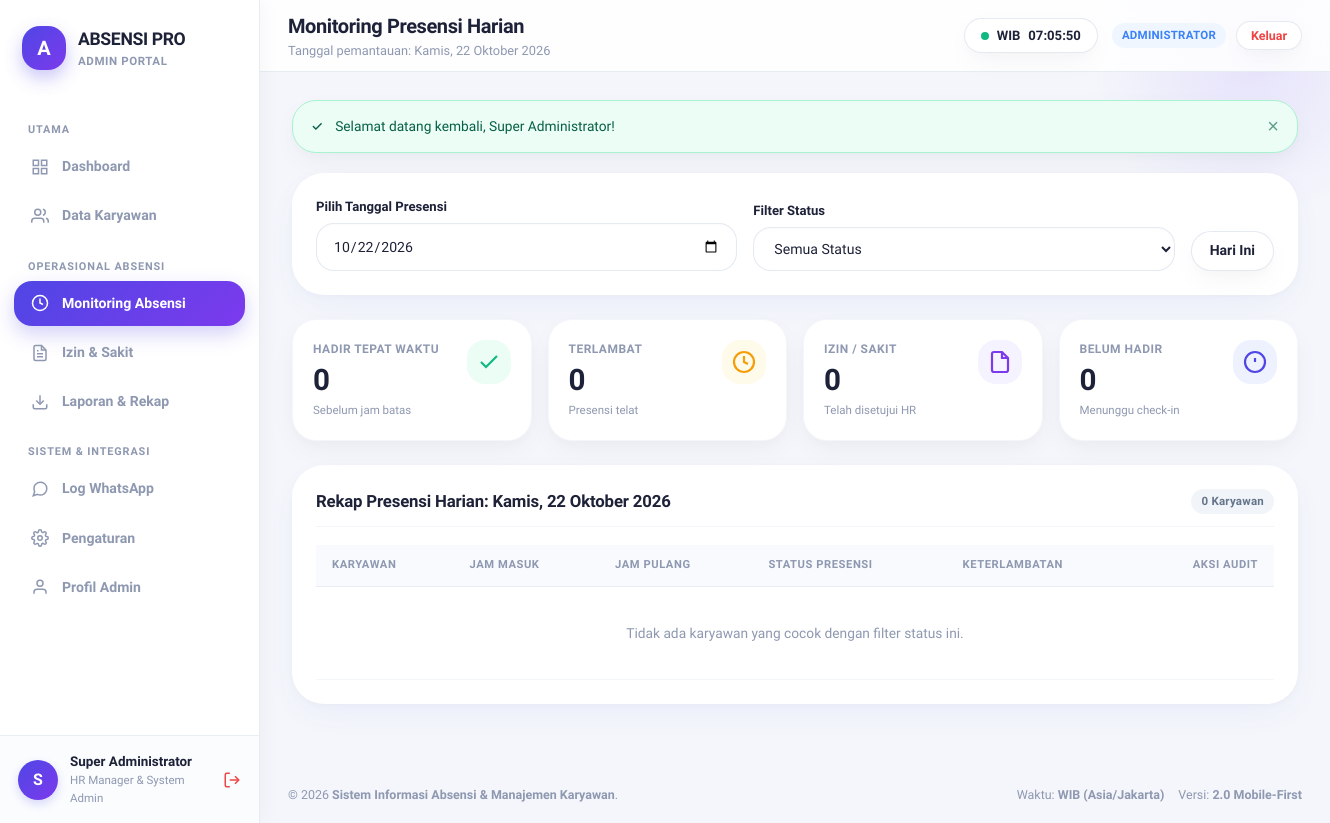
/admin_attendance.php (signed in), run on the app's committed database.
### tables this page shows
CREATE TABLE IF NOT EXISTS `users` (
    `id` INT UNSIGNED AUTO_INCREMENT PRIMARY KEY,
    `nik` VARCHAR(30) NOT NULL,
    `nama_lengkap` VARCHAR(100) NOT NULL,
    `jabatan` VARCHAR(50) NOT NULL,
    `no_wa` VARCHAR(20) NOT NULL,
    `email` VARCHAR(100) NOT NULL,
    `password_hash` VARCHAR(255) NOT NULL,
    `role` ENUM('admin', 'karyawan') NOT NULL DEFAULT 'karyawan',
    `account_status` ENUM('menunggu', 'disetujui', 'ditolak') NOT NULL DEFAULT 'menunggu',
    `rejection_reason` TEXT DEFAULT NULL,
    `approved_by` INT UNSIGNED DEFAULT NULL,
    `approved_at` DATETIME DEFAULT NULL,
    `is_active` TINYINT(1) NOT NULL DEFAULT 1,
    `created_at` DATETIME NOT NULL DEFAULT CURRENT_TIMESTAMP,
    `updated_at` DATETIME NOT NULL DEFAULT CURRENT_TIMESTAMP ON UPDATE CURRENT_TIMESTAMP,
    UNIQUE KEY `uk_users_nik` (`nik`),
    UNIQUE KEY `uk_users_email` (`email`),
    INDEX `idx_users_role_status` (`role`, `account_status`, `is_active`)
);

### helpers/auth_helper.php (called while the page is built, shortened)
<?php
require_once __DIR__ . '/sanitize_helper.php';
function is_logged_in(): bool {
    return isset($_SESSION['user_id']) && !empty($_SESSION['user_id']);
}
function current_user(): ?array {
    static $currentUser = null;
    if ($currentUser === null) {
        $db = get_db_connection();
        $stmt = $db->prepare("SELECT id, nik, nama_lengkap, jabatan, no_wa, email, role, account_status, is_active FROM users WHERE id = ?");
        $stmt->execute([$_SESSION['user_id']]);
        $user = $stmt->fetch();
        $currentUser = $user;
    }
    return $currentUser;
}
function require_login(): void {
    $user = current_user();
}
function require_admin(): void {
    require_login();
}

### views/layouts/sidebar_admin.php (the view, shortened to what this page needs)
<?php
$currentScript = basename($_SERVER['PHP_SELF']);
$user = current_user();
?>
<aside class="sidebar">
    <div class="sidebar-brand">
        <div class="sidebar-logo-icon">A</div>
        <div>
            <div class="sidebar-brand-title">ABSENSI PRO</div>
            <div class="sidebar-brand-subtitle">Admin Portal</div>
        </div>
    </div>
    <ul class="sidebar-menu">
        <li class="menu-category">Utama</li>
        <li class="menu-item">
            <a href="<?= BASE_URL ?>/admin_dashboard.php" class="menu-link <?= $currentScript === 'admin_dashboard.php' ? 'active' : '' ?>">
                <span class="menu-icon">
                    <svg width="18" height="18" viewBox="0 0 24 24" fill="none" stroke="currentColor" stroke-width="2"><rect x="3" y="3" width="7" height="7"></rect><rect x="14" y="3" width="7" height="7"></rect><rect x="14" y="14" width="7" height="7"></rect><rect x="3" y="14" width="7" height="7"></rect></svg>
                </span>
                <span>Dashboard</span>
            </a>
        </li>
        <li class="menu-item">
            <a href="<?= BASE_URL ?>/admin_employees.php" class="menu-link <?= in_array($currentScript, ['admin_employees.php', 'admin_employee_detail.php']) ? 'active' : '' ?>">
                <span class="menu-icon">
                    <svg width="18" height="18" viewBox="0 0 24 24" fill="none" stroke="currentColor" stroke-width="2"><path d="M17 21v-2a4 4 0 0 0-4-4H5a4 4 0 0 0-4 4v2"></path><circle cx="9" cy="7" r="4"></circle><path d="M23 21v-2a4 4 0 0 0-3-3.87"></path><path d="M16 3.13a4 4 0 0 1 0 7.75"></path></svg>
                </span>
                <span>Data Karyawan</span>
            </a>
        </li>
        <li class="menu-category">Operasional Absensi</li>
        <li class="menu-item">
            <a href="<?= BASE_URL ?>/admin_attendance.php" class="menu-link <?= $currentScript === 'admin_attendance.php' ? 'active' : '' ?>">
                <span class="menu-icon">
                    <svg width="18" height="18" viewBox="0 0 24 24" fill="none" stroke="currentColor" stroke-width="2"><circle cx="12" cy="12" r="10"></circle><polyline points="12 6 12 12 16 14"></polyline></svg>
                </span>
                <span>Monitoring Absensi</span>
            </a>
        </li>
        <li class="menu-item">
            <a href="<?= BASE_URL ?>/admin_leaves.php" class="menu-link <?= $currentScript === 'admin_leaves.php' ? 'active' : '' ?>">
                <span class="menu-icon">
                </span>
                <span>Izin & Sakit</span>
            </a>
        </li>
        <li class="menu-item">
            <a href="<?= BASE_URL ?>/admin_reports.php" class="menu-link <?= $currentScript === 'admin_reports.php' ? 'active' : '' ?>">
                <span class="menu-icon">
                    <svg width="18" height="18" viewBox="0 0 24 24" fill="none" stroke="currentColor" stroke-width="2"><path d="M21 15v4a2 2 0 0 1-2 2H5a2 2 0 0 1-2-2v-4"></path><polyline points="7 10 12 15 17 10"></polyline><line x1="12" y1="15" x2="12" y2="3"></line></svg>
                </span>
                <span>Laporan & Rekap</span>
            </a>
        </li>
        <li class="menu-category">Sistem & Integrasi</li>
        <li class="menu-item">
            <a href="<?= BASE_URL ?>/admin_fonnte_logs.php" class="menu-link <?= $currentScript === 'admin_fonnte_logs.php' ? 'active' : '' ?>">
                <span class="menu-icon">
                    <svg width="18" height="18" viewBox="0 0 24 24" fill="none" stroke="currentColor" stroke-width="2"><path d="M21 11.5a8.38 8.38 0 0 1-.9 3.8 8.5 8.5 0 0 1-7.6 4.7 8.38 8.38 0 0 1-3.8-.9L3 21l1.9-5.7a8.38 8.38 0 0 1-.9-3.8 8.5 8.5 0 0 1 4.7-7.6 8.38 8.38 0 0 1 3.8-.9h.5a8.48 8.48 0 0 1 8 8v.5z"></path></svg>
                </span>
                <span>Log WhatsApp</span>
            </a>
        </li>
        <li class="menu-item">
            <a href="<?= BASE_URL ?>/admin_settings.php" class="menu-link <?= $currentScript === 'admin_settings.php' ? 'active' : '' ?>">
                <span class="menu-icon">
                </span>
                <span>Pengaturan</span>
            </a>
        </li>
        <li class="menu-item">
            <a href="<?= BASE_URL ?>/profile.php" class="menu-link <?= $currentScript === 'profile.php' ? 'active' : '' ?>">
                <span class="menu-icon">
                    <svg width="18" height="18" viewBox="0 0 24 24" fill="none" stroke="currentColor" stroke-width="2"><path d="M20 21v-2a4 4 0 0 0-4-4H8a4 4 0 0 0-4 4v2"></path><circle cx="12" cy="7" r="4"></circle></svg>
                </span>
                <span>Profil Admin</span>
            </a>
        </li>
    </ul>
    <div class="sidebar-footer">
        <div class="user-profile-badge">
            <div class="user-avatar-circle">
                <?= strtoupper(substr($user['nama_lengkap'] ?? 'A', 0, 1)) ?>
            </div>
            <div class="user-info-text">
                <div class="user-info-name"><?= clean_input($user['nama_lengkap'] ?? 'Admin') ?></div>
                <div class="user-info-role"><?= clean_input($user['jabatan'] ?? 'Administrator') ?></div>
            </div>
            <a href="<?= BASE_URL ?>/logout.php" title="Keluar / Logout" style="color: #EF4444; margin-left: auto; display: flex; align-items: center;">
                <svg width="18" height="18" viewBox="0 0 24 24" fill="none" stroke="currentColor" stroke-width="2"><path d="M9 21H5a2 2 0 0 1-2-2V5a2 2 0 0 1 2-2h4"></path><polyline points="16 17 21 12 16 7"></polyline><line x1="21" y1="12" x2="9" y2="12"></line></svg>
            </a>
        </div>
    </div>
</aside>

### data on the page
users: nama_lengkap "S", nama_lengkap "Super Administrator", jabatan "HR Manager & System Admin"

### other printed values
clean_input($pageTitle) "Monitoring Presensi Harian"
clean_input($pageSubtitle) "Tanggal pemantauan: Kamis, 22 Oktober 2026"
$icon "✓"
$msg "Selamat datang kembali, Super Administrator!"
$countHadir "0"
$countTerlambat "0"
$countIzinSakit "0"
$countBelumHadir "0"
count($monitoringData) "0"
clean_input(APP_NAME) "Sistem Informasi Absensi & Manajemen Karyawan"
